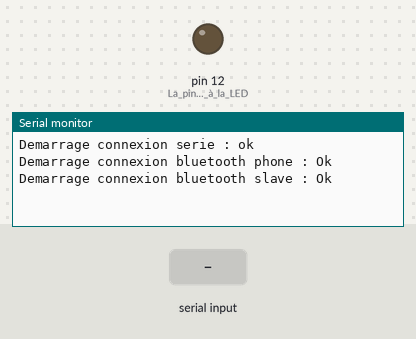
A sketch run on a simulated Arduino Mega 2560, built with avr-gcc and run on an emulated ATmega2560. On the bench: output pins drawn as LEDs (lit = HIGH), the last lines printed to the serial monitor. The test bench sets the inputs (shaded band).

Above: at 1.2 s.
1.3 s: "90,45\n" received over Serial
At 2.7 s:
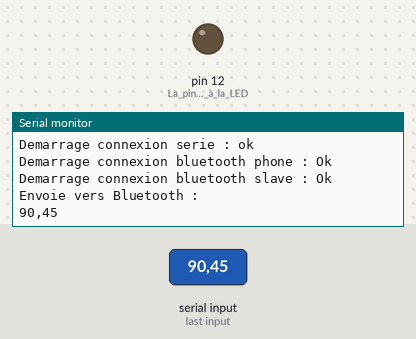
3.0 s: "90,45\n" received over the second serial link
At 4.0 s:
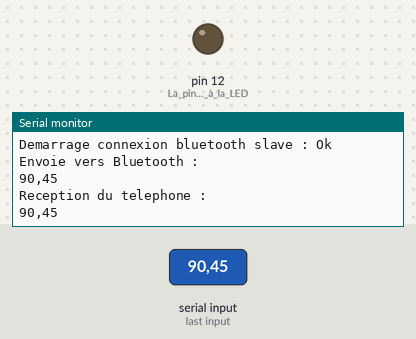
4.5 s: "5\n" received over Serial
At 5.1 s:
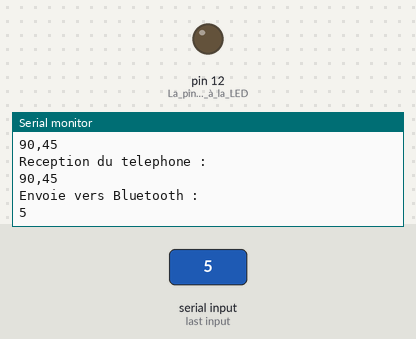
6.0 s: "a90\n" received over the second serial link
At 7.2 s:
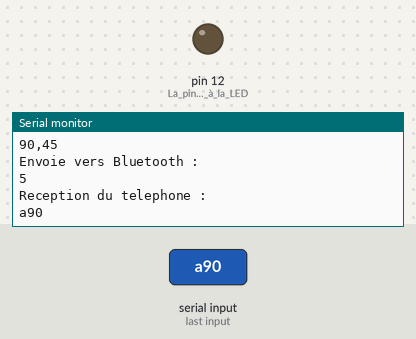
7.5 s: "a,45\n" received over Serial
At 8.6 s:
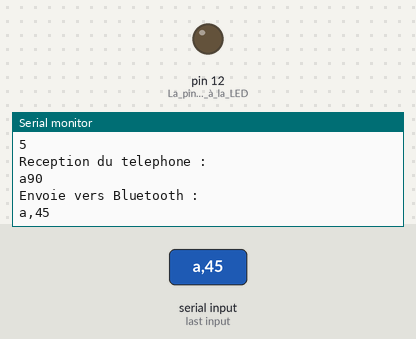
9.0 s: "d90\n" received over the second serial link
At 9.8 s:
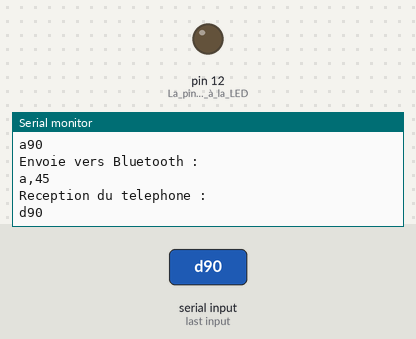

Measured:
- after the input at 1.3 s, the serial monitor: prints a new line after 0.25 s (image 1)
- after the input at 3.0 s, the serial monitor: prints a new line after 0.05 s (image 2)
- after the input at 4.5 s, the serial monitor: prints a new line after 0.08 s (image 3)
- after the input at 6.0 s, the serial monitor: prints a new line after 0.08 s (image 4)
- after the input at 7.5 s, the serial monitor: prints a new line after 0.08 s (image 5)
- after the input at 9.0 s, the serial monitor: prints a new line after 0.08 s (image 6)

The sketch:

Master.ino
```cpp
bool setAlarme = true; //Booléen pour vérifier si l'alarme est activée

void setup() {
  Serial.println("Initialisation carte : ok");
  InitCommunicationSerie();
  InitCommunicationBluetoothPhone();
  InitCommunicationBluetoothSlave();
  pinMode(12, OUTPUT); //La pin connectée à la LED
}

void loop() {
  char c;
  char tab[50];
  int j = 0;
  int dist = 0;
  if(Serial2.available()){ //On écoute l'esclave (capteur de proximité)
    //Serial.println("Reception de : ");
    j = 0;
    while(Serial2.available()){
      c = Serial2.read();
      if(j<50){ // Ici on remplie un tableau afin de connaître la distance de la carte
        tab[j] = c;
        j++;
      }
      //Serial.print(c);
    }
    dist = atoi(tab); // On converti le tableau en int
    if(dist<100 && setAlarme){ // Si l'alarme est activé et que la distance est inférieure à 1m
      Serial.println("Alarme");
      digitalWrite(12, HIGH); // On allume la LED
    }
  }
  if(Serial.available()){ // Permet d'envoyer des messages aux appareils connectés (non utilisé)
    Serial.println("Envoie vers Bluetooth : ");
    while(Serial.available()){
      c=Serial.read();
      Serial.print(c);
      Serial2.print(c);
      Serial1.print(c);
    }
  }
  if (Serial1.available()) { // Réception du téléphone, permet d'activer et désactiver l'alarme
    Serial.println("Reception du telephone : ");
    while(Serial1.available()){
      c = Serial1.read();
      if(c == 'a'){
        setAlarme = true;
      }
      if(c == 'd'){
        digitalWrite(12, LOW);
        setAlarme = false;
      }
      Serial.print(c);
    }
  }
  delay(500); // Le délai permet d'obtenir correctement la distance envoyé par l'esclave
}

void InitCommunicationSerie(){
  Serial.begin(9600);
  while(!Serial){
  }
  Serial.println("Demarrage connexion serie : ok");
}

void InitCommunicationBluetoothSlave(){
  Serial2.begin(9600);
  while(!Serial2){
    Serial.println("Attente reponse bluetooth");
  }
  Serial.println("Demarrage connexion bluetooth slave : Ok");
}

void InitCommunicationBluetoothPhone(){
  Serial1.begin(57600);
  while(!Serial1){
    Serial.println("Attente reponse bluetooth");
  }
  Serial.println("Demarrage connexion bluetooth phone : Ok");
}
```
